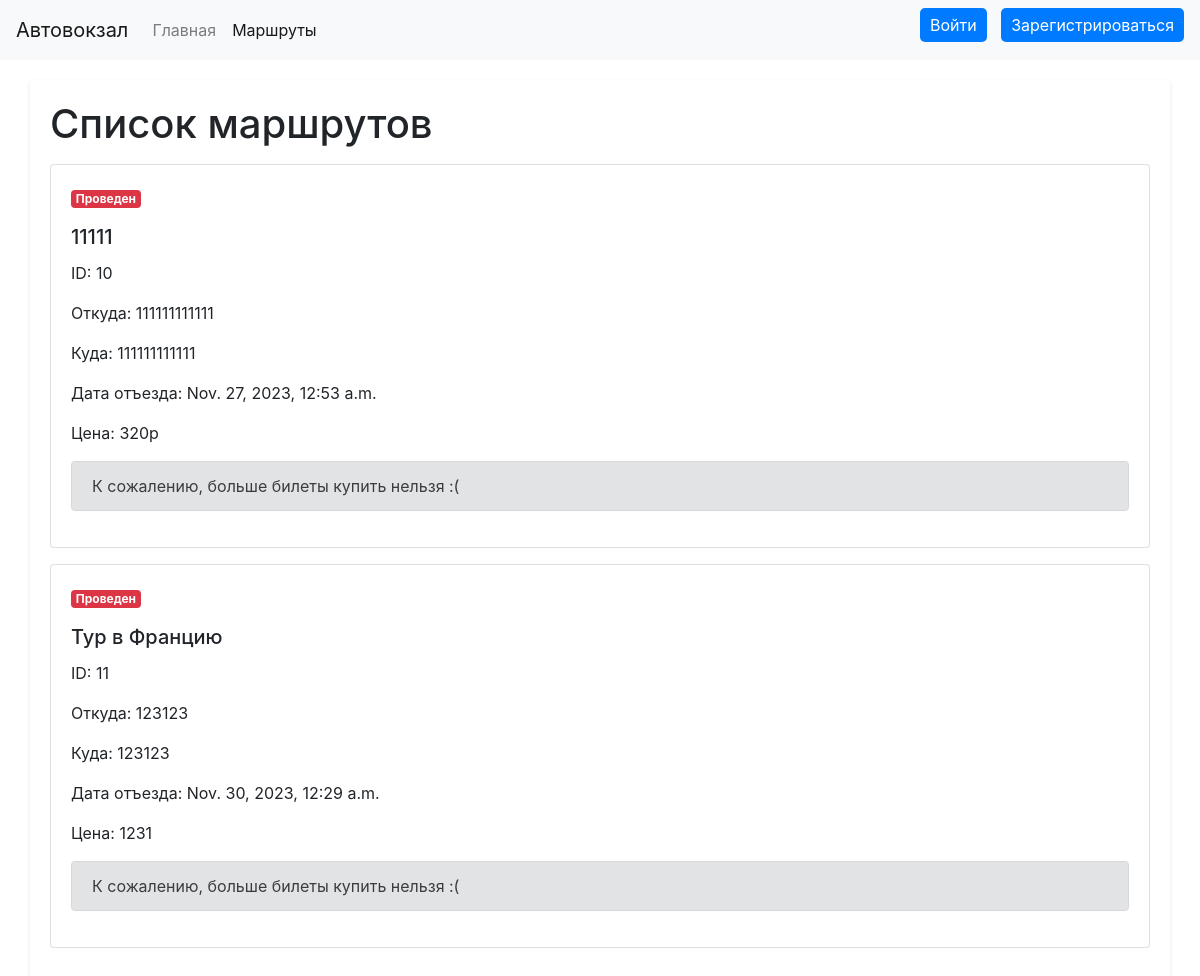
The page /routes/ on the database as committed earlier.
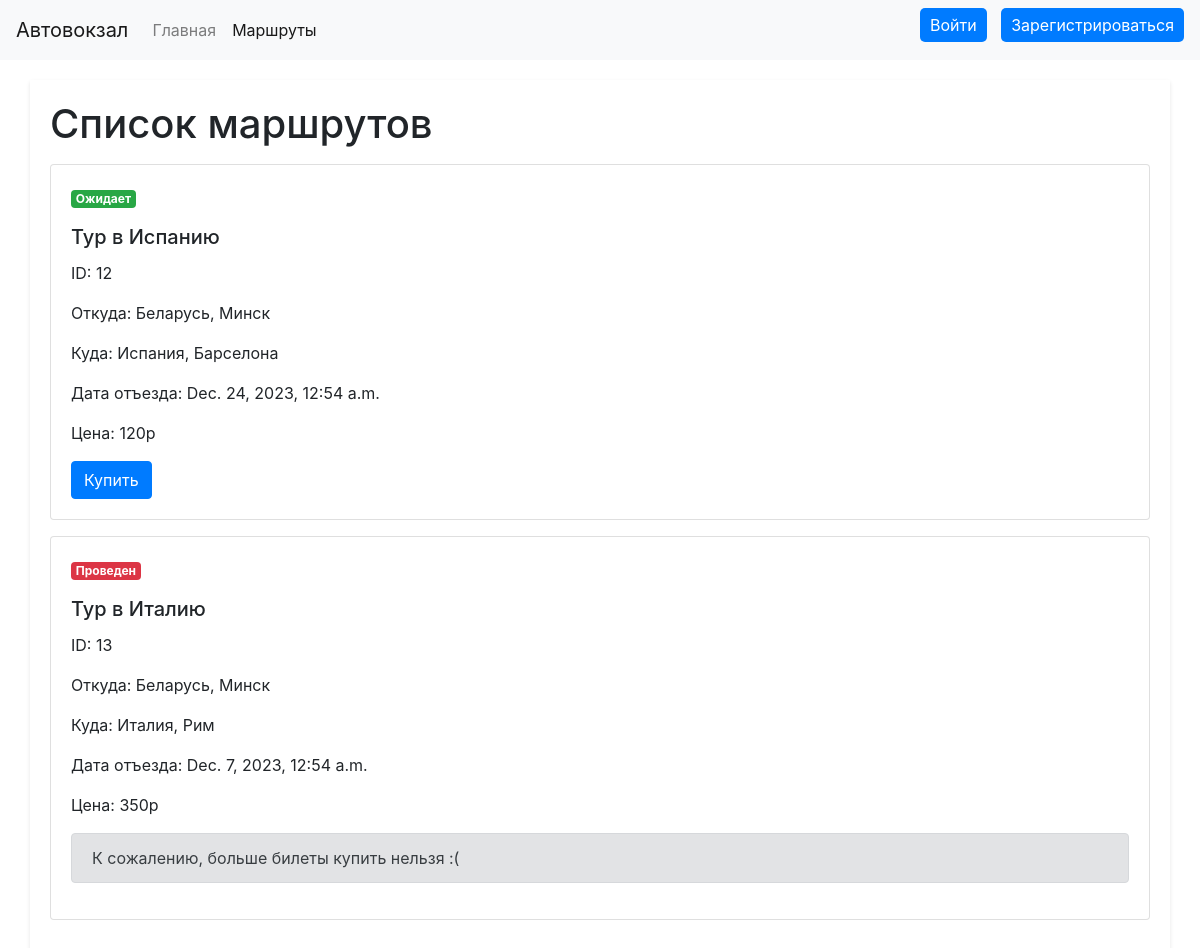
The same page on the database as committed later.
### main/models.py (models this page shows)
class Route(models.Model):
    name = models.CharField(max_length=100)
    start_point = models.CharField(max_length=100)
    end_point = models.CharField(max_length=100)
    schedule = models.DateTimeField(null=True, default=None)
    price = models.CharField(max_length=6, null=True, default=None)
    status =  models.CharField(max_length=30, default='Ожидает')

### main/views.py (the view, shortened to what this page needs)
# urls.py: path('routes/', routes_view, name='routes'),
def routes_view(request):
    routes = Route.objects.all()
    current_datetime = datetime.now()
    for route in routes:
        if current_datetime >= route.schedule.replace(tzinfo=None):
            route.status = 'Проведен'
        else:
            route.status = 'Ожидает'
        route.save()
    return render(request, 'main/routes.html', {'routes': routes, 'current_datetime': current_datetime})

### main/templates/main/routes.html (shortened to what this page needs)
<!DOCTYPE html>
<html>
<head>
  <link rel="stylesheet" href="https://stackpath.bootstrapcdn.com/bootstrap/4.5.0/css/bootstrap.min.css">
</head>
<body>
  <nav class="navbar navbar-expand-lg navbar-light bg-light">
    <a class="navbar-brand">Автовокзал</a>
    <div class="collapse navbar-collapse" id="navbarNav">
      <ul class="navbar-nav">
        <li class="nav-item">
          <a class="nav-link" href="{% url 'index' %}">Главная</a>
        </li>
        <li class="nav-item active">
          <a class="nav-link" href="{% url 'routes' %}">Маршруты</a>
      </ul>
    </div>
{% if not user.is_authenticated %}
     <div class="auth-buttons">
            <button onclick="location.href='{% url 'login' %}'">Войти</button>
            <button onclick="location.href='{% url 'register' %}'">Зарегистрироваться</button>
        </div>
     {% endif %}
  </nav>
  <div class="container">
    <h1>Список маршрутов</h1>
      {% if routes %}
    {% for route in routes %}
    <div class="card mb-3">
      <div class="card-body">
          {% if route.status == 'Ожидает' %}
          <span class="badge badge-success">{{ route.status }}</span>
          {% else %}
          <span class="badge badge-danger">{{ route.status }}</span>
          {% endif %}
        <h5 class="card-title" id="name">{{ route.name }}</h5>
          <p class="card-text" id="route_id">ID: {{ route.id }}</p>
        <p class="card-text" id="start_point">Откуда: {{ route.start_point }}</p>
        <p class="card-text" id="end_point">Куда: {{ route.end_point }}</p>
        <p class="card-text" id="schedule">Дата отъезда: {{ route.schedule }}</p>
        <p class="card-text" id="price">Цена: {{ route.price }}</p>
      {% if not user.is_authenticated %}
          {% if route.status == 'Ожидает' %}
         <button onclick="location.href='{% url 'login' %}'" class="btn btn-primary">Купить</button>
          {% endif %}
      {% endif %}
          {% if route.status == 'Проведен' %}
          <div class="alert alert-secondary" role="alert">
  К сожалению, больше билеты купить нельзя :(
</div>
          {% endif %}
      </div>
    </div>
    {% endfor %}
  </div>
  {% else %}
       <div class="alert alert-primary" role="alert">
  Пока что рейсов нету :(
</div>
      {% endif %}
</body>
</html>

### main/templates/main/routes.html (style rules this page uses)
body { background-color: #ffffff; }
.container { margin-top: 20px; box-shadow: 0 2px 4px rgba(0, 0, 0, 0.1); padding: 20px; }
.auth-buttons { text-align: right; margin-bottom: 10px; }
.auth-buttons button { margin-left: 10px; border-radius: 5px; padding: 5px 10px; background-color: #007bff; color: #fff; border: none; }

Rows that differ between the two databases and show on the page:
removed Route: status "Проведен", name "11111", id "10", start_point "111111111111", end_point "111111111111", schedule "Nov. 27, 2023, 12:53 a.m.", price "320р", shows "К сожалению, больше билеты купить нельзя :("
removed Route: status "Проведен", name "Тур в Францию", id "11", start_point "123123", end_point "123123", schedule "Nov. 30, 2023, 12:29 a.m.", price "1231", shows "К сожалению, больше билеты купить нельзя :("
added Route: status "Ожидает", name "Тур в Испанию", id "12", start_point "Беларусь, Минск", end_point "Испания, Барселона", schedule "Dec. 24, 2023, 12:54 a.m.", price "120р", shows "Купить"
added Route: status "Проведен", name "Тур в Италию", id "13", start_point "Беларусь, Минск", end_point "Италия, Рим", schedule "Dec. 7, 2023, 12:54 a.m.", price "350р", shows "К сожалению, больше билеты купить нельзя :("
